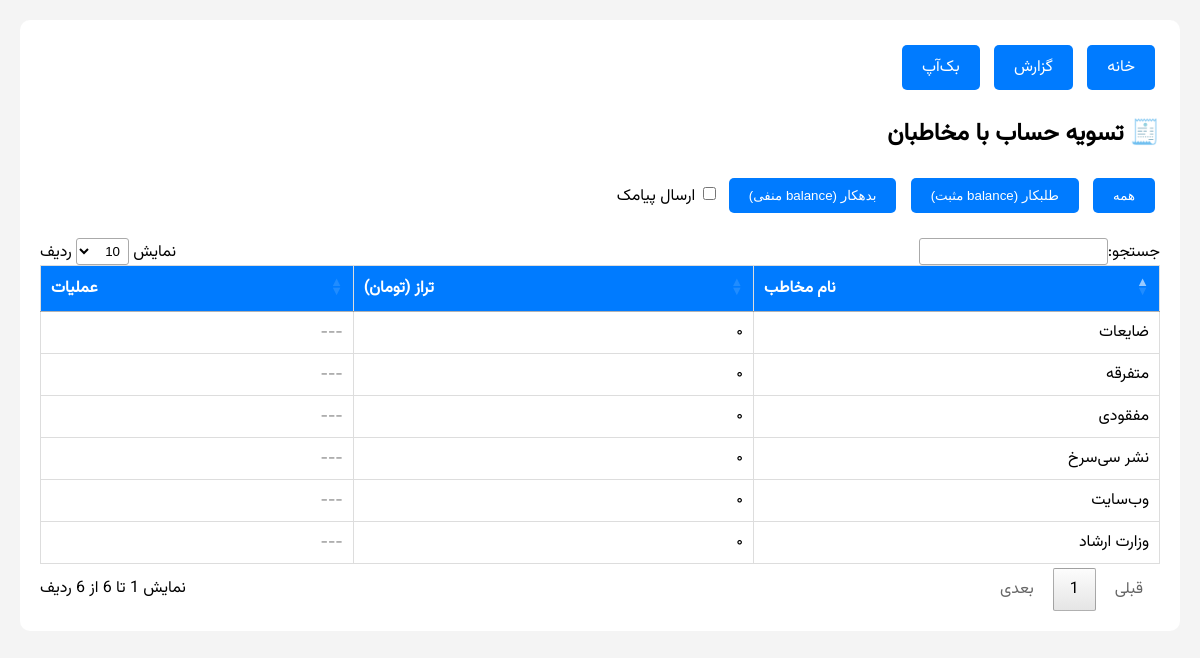
The page /reckoning/ on the database its author committed.
### tables this page shows
CREATE TABLE contact (
    id INTEGER PRIMARY KEY AUTOINCREMENT,
    "type" INTEGER,
    "name" TEXT,
    "father" TEXT,
    "year" INTEGER,
    "code" TEXT,
    "booklet" TEXT,
    "mobile" TEXT,
    "phone" TEXT,
    "address" TEXT,
    "postal" TEXT,
    "account" TEXT,
    "email" TEXT,
    "balance" INTEGER
);

### core/reckoning.py (the view)
@reckoning_bp.route('/')
def reckoning():
    conn = db_manager.get_connection()
    cursor = conn.cursor()
    cursor.execute('SELECT id, name, balance FROM contact ORDER BY name')
    contacts = cursor.fetchall()
    conn.close()
    return render_template('reckoning.html', contacts=contacts)

### libraries/database_handler.py (called while the page is built)
    def get_connection(self):
        conn = sqlite3.connect(self.main_db_path)
        conn.row_factory = sqlite3.Row
        return conn

### libraries/tools.py (called while the page is built)
def format_number(value):
    if value is None:
        return '۰'
    try:
        formatted = f"{int(value):,}"
    except (ValueError, TypeError):
        formatted = str(value)
    persian_map = str.maketrans('0123456789', '۰۱۲۳۴۵۶۷۸۹')
    return formatted.translate(persian_map)

### templates/reckoning.html (shortened to what this page needs)
{% extends "base.html" %}
{% block content %}
<h2>🧾 تسویه حساب با مخاطبان</h2>
<div style="margin-bottom:20px;">
    <button class="btn" id="filterAll">همه</button>
    <button class="btn" id="filterCreditor">طلبکار (balance مثبت)</button>
    <button class="btn" id="filterDebtor">بدهکار (balance منفی)</button>
    <label>
        <input type="checkbox" id="send-sms"> ارسال پیامک
    </label>
</div>
<table style="width:100%; border-collapse:collapse; margin-top:10px;">
    <thead>
        <tr><th>نام مخاطب</th><th>تراز (تومان)</th><th>عملیات</th></tr>
    </thead>
    <tbody id="reckoningBody">
        {% for c in contacts %}
        <tr data-balance="{{ c.balance }}">
            <td>{{ c.name }}</td>
            <td style="direction: ltr; text-align: right; {% if c.balance > 0 %}color:green;{% elif c.balance < 0 %}color:red;{% endif %}">
                {{ c.balance|format_number }}
            </td>
            <td>
                {% if c.balance != 0 %}
                <form method="post" action="{{ url_for('reckoning.settle_contact', contact_id=c.id) }}" style="display:inline;" onsubmit="return confirm('تسویه حساب با {{ c.name }} به مبلغ {{ c.balance|format_number }} تومان؟');">
                    <button type="submit" class="btn-add">✅ تسویه</button>
                </form>
                {% else %}
                <span style="color:gray;">---</span>
                {% endif %}
            </td>
        </tr>
        {% endfor %}
    </tbody>
</table>
{% endblock %}

### static/css/base.css (style rules this page uses)
body { font-family: Vazir, Tahoma, sans-serif; margin: 20px; background: #f4f4f4; }
button, .btn { background: #007bff; color: white; border: none; padding: 10px 20px; margin: 5px; cursor: pointer; border-radius: 5px; text-decoration: none; display: inline-block; }
table { width: 100%; border-collapse: collapse; margin-top: 20px; }
th, td { border: 1px solid #ddd; padding: 8px; text-align: right; }
th { background-color: #007bff; color: white; }

### rows shown on the page
contact: name "ضایعات", balance "۰"
contact: name "متفرقه", balance "۰"
contact: name "مفقودی", balance "۰"
contact: name "نشر سی‌سرخ", balance "۰"
contact: name "وب‌سایت", balance "۰"
contact: name "وزارت ارشاد", balance "۰"
